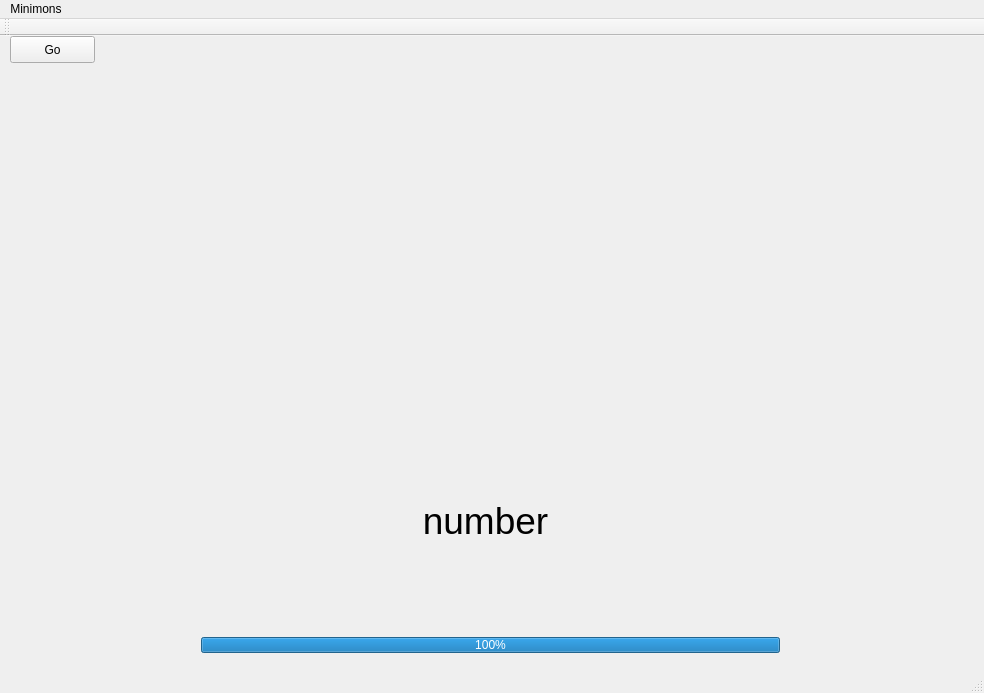
<?xml version="1.0" encoding="UTF-8"?>
<ui version="4.0">
 <class>MainWindow</class>
 <widget class="QMainWindow" name="MainWindow">
  <property name="geometry">
   <rect>
    <x>0</x>
    <y>0</y>
    <width>984</width>
    <height>693</height>
   </rect>
  </property>
  <property name="windowTitle">
   <string>MainWindow</string>
  </property>
  <widget class="QWidget" name="centralWidget">
   <property name="sizePolicy">
    <sizepolicy hsizetype="MinimumExpanding" vsizetype="MinimumExpanding">
     <horstretch>0</horstretch>
     <verstretch>0</verstretch>
    </sizepolicy>
   </property>
   <widget class="QPushButton" name="pushButton">
    <property name="geometry">
     <rect>
      <x>10</x>
      <y>0</y>
      <width>85</width>
      <height>27</height>
     </rect>
    </property>
    <property name="sizePolicy">
     <sizepolicy hsizetype="Preferred" vsizetype="Preferred">
      <horstretch>0</horstretch>
      <verstretch>0</verstretch>
     </sizepolicy>
    </property>
    <property name="text">
     <string>Go</string>
    </property>
   </widget>
   <widget class="QLabel" name="label">
    <property name="geometry">
     <rect>
      <x>830</x>
      <y>10</y>
      <width>141</width>
      <height>20</height>
     </rect>
    </property>
    <property name="text">
     <string>&lt;html&gt;&lt;head/&gt;&lt;body&gt;&lt;p align=&quot;right&quot;&gt;&lt;br/&gt;&lt;/p&gt;&lt;/body&gt;&lt;/html&gt;</string>
    </property>
   </widget>
   <widget class="QWidget" name="layoutWidget">
    <property name="geometry">
     <rect>
      <x>190</x>
      <y>590</y>
      <width>601</width>
      <height>41</height>
     </rect>
    </property>
    <layout class="QVBoxLayout" name="verticalLayout">
     <item>
      <widget class="QProgressBar" name="progressBar">
       <property name="sizePolicy">
        <sizepolicy hsizetype="Expanding" vsizetype="Preferred">
         <horstretch>0</horstretch>
         <verstretch>0</verstretch>
        </sizepolicy>
       </property>
       <property name="value">
        <number>100</number>
       </property>
       <property name="textVisible">
        <bool>true</bool>
       </property>
      </widget>
     </item>
     <item>
      <spacer name="verticalSpacer">
       <property name="orientation">
        <enum>Qt::Vertical</enum>
       </property>
       <property name="sizeHint" stdset="0">
        <size>
         <width>20</width>
         <height>38</height>
        </size>
       </property>
      </spacer>
     </item>
    </layout>
   </widget>
   <widget class="QLabel" name="label_2">
    <property name="geometry">
     <rect>
      <x>210</x>
      <y>420</y>
      <width>551</width>
      <height>131</height>
     </rect>
    </property>
    <property name="text">
     <string>&lt;html&gt;&lt;head/&gt;&lt;body&gt;&lt;p align=&quot;center&quot;&gt;&lt;span style=&quot; font-size:28pt;&quot;&gt;number&lt;/span&gt;&lt;/p&gt;&lt;/body&gt;&lt;/html&gt;</string>
    </property>
   </widget>
   <widget class="QLabel" name="label_3">
    <property name="geometry">
     <rect>
      <x>220</x>
      <y>0</y>
      <width>551</width>
      <height>561</height>
     </rect>
    </property>
    <property name="text">
     <string/>
    </property>
   </widget>
  </widget>
  <widget class="QMenuBar" name="menuBar">
   <property name="geometry">
    <rect>
     <x>0</x>
     <y>0</y>
     <width>984</width>
     <height>25</height>
    </rect>
   </property>
   <widget class="QMenu" name="menuMinimons">
    <property name="title">
     <string>Minimons</string>
    </property>
   </widget>
   <addaction name="menuMinimons"/>
  </widget>
  <widget class="QToolBar" name="mainToolBar">
   <attribute name="toolBarArea">
    <enum>TopToolBarArea</enum>
   </attribute>
   <attribute name="toolBarBreak">
    <bool>false</bool>
   </attribute>
  </widget>
  <widget class="QStatusBar" name="statusBar"/>
 </widget>
 <layoutdefault spacing="6" margin="11"/>
 <resources/>
 <connections/>
</ui>
